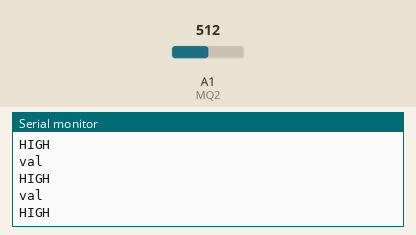
This sketch was run on a simulated Arduino Uno, built with avr-gcc and run on an emulated ATmega328P. On the bench: the last lines printed to the serial monitor. Inputs (shaded band) come from the test bench; at power-on: A1 (MQ2) = 512.

Above: at 1.2 s.
1.3 s: A1 (MQ2) set to 76
At 2.01 s:
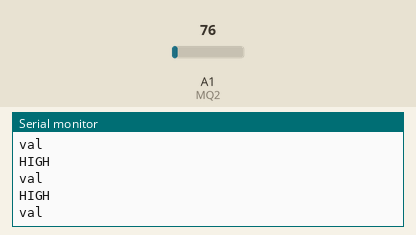
2.8 s: A1 (MQ2) set to 63
At 3.32 s:
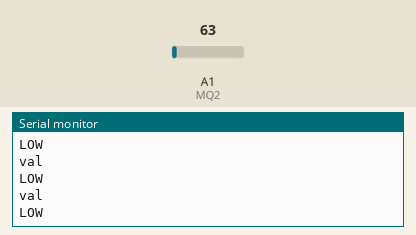

Measured:
- the behaviour switches between 71 and 70 on A1 (MQ2) (found by bisection; images 1 and 2)
- after the input at 2.8 s, the serial monitor: prints a new line at once (image 2)

The sketch:

MQ-Sensor.ino
```cpp
int MQ2=A1;

int val=0;  // 声明临时变量
int buzzer=8;

void setup() {
  pinMode(MQ2,INPUT);
  Serial.begin(9600); //设置串口波特率为9600
 // pinMode(buzzer,OUTPUT); // 设置数字IO脚模式，OUTPUT为输出

}

void loop() {
  val=analogRead(MQ2);  // 读取A0口的电压值并赋值到val
  Serial.println("val");  //串口发送val值
  if(val>70){
      Serial.println("HIGH"); // 说明是高浓度
    }else{
      Serial.println("LOW");  // 说明是低浓度
      }
    delay(100);

}
```
